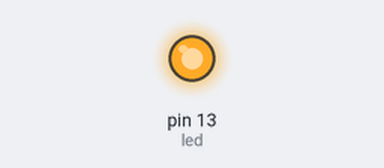
The sketch below on a simulated Arduino Uno, built with avr-gcc and run on an emulated ATmega328P. Shown: output pins drawn as LEDs (lit = HIGH). The ROS host is connected and sends only what is stated.

Above: at 1.5 s.
At 4.6 s:
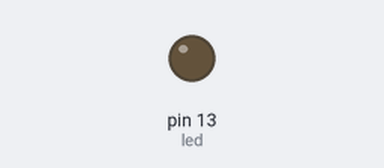
Timing chart, 0 to 8.2 s (numbered marks = the images above):
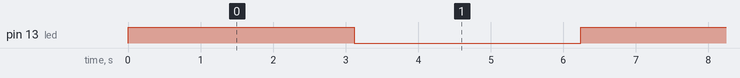

Measured:
- by itself, pin 13 (led): alternates HIGH for 3.2 s and LOW for 3.1 s

The sketch:

sin_arduino.ino
```cpp
#include <math.h>
#include <ros.h>
#include <std_msgs/Empty.h>
#include <std_msgs/Float32.h>
#include <std_msgs/Bool.h>

const float myPI = 3.141593;
float alpha = 0;
float sin_value;
int led =13;

ros::NodeHandle nh;
std_msgs::Float32 ros_float_msg;
ros::Publisher ros_pub("ros_pub", &ros_float_msg);

void setup()
{
  nh.initNode();
  nh.advertise(ros_pub);
pinMode(led , OUTPUT);

}

void loop()
{

alpha = alpha + 0.1;
if(alpha>2*myPI) alpha = 0;

if (alpha>myPI)
  digitalWrite(led, LOW);
else
  digitalWrite(led, HIGH);


//sin_value = sin(alpha);

ros_float_msg.data = sin(alpha);

ros_pub.publish(&ros_float_msg);

nh.spinOnce();

//Serial.println(sin_value, DEC);

delay(100);

}
```
